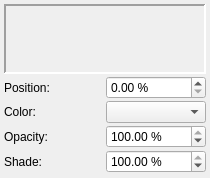
<?xml version="1.0" encoding="UTF-8"?>
<ui version="4.0">
 <class>GradientEditorBase</class>
 <widget class="QFrame" name="GradientEditorBase">
  <property name="geometry">
   <rect>
    <x>0</x>
    <y>0</y>
    <width>210</width>
    <height>178</height>
   </rect>
  </property>
  <property name="windowTitle">
   <string notr="true">Frame</string>
  </property>
  <property name="frameShape">
   <enum>QFrame::NoFrame</enum>
  </property>
  <property name="frameShadow">
   <enum>QFrame::Plain</enum>
  </property>
  <layout class="QGridLayout" name="gridLayout">
   <property name="leftMargin">
    <number>4</number>
   </property>
   <property name="topMargin">
    <number>4</number>
   </property>
   <property name="rightMargin">
    <number>4</number>
   </property>
   <property name="bottomMargin">
    <number>4</number>
   </property>
   <property name="spacing">
    <number>2</number>
   </property>
   <item row="0" column="0" colspan="2">
    <widget class="GradientPreview" name="Preview">
     <property name="sizePolicy">
      <sizepolicy hsizetype="Preferred" vsizetype="Fixed">
       <horstretch>0</horstretch>
       <verstretch>0</verstretch>
      </sizepolicy>
     </property>
     <property name="minimumSize">
      <size>
       <width>200</width>
       <height>70</height>
      </size>
     </property>
     <property name="maximumSize">
      <size>
       <width>3000</width>
       <height>70</height>
      </size>
     </property>
     <property name="frameShape">
      <enum>QFrame::Panel</enum>
     </property>
     <property name="frameShadow">
      <enum>QFrame::Sunken</enum>
     </property>
     <property name="lineWidth">
      <number>2</number>
     </property>
    </widget>
   </item>
   <item row="1" column="0">
    <widget class="QLabel" name="stopPosLabel">
     <property name="text">
      <string>Position:</string>
     </property>
    </widget>
   </item>
   <item row="1" column="1">
    <widget class="ScrSpinBox" name="stopPos">
     <property name="suffix">
      <string> %</string>
     </property>
     <property name="maximum">
      <number>100</number>
     </property>
    </widget>
   </item>
   <item row="2" column="0">
    <widget class="QLabel" name="stopColorLabel">
     <property name="text">
      <string>Color:</string>
     </property>
    </widget>
   </item>
   <item row="2" column="1">
    <widget class="ColorCombo" name="stopColor"/>
   </item>
   <item row="3" column="0">
    <widget class="QLabel" name="stopOpacityLabel">
     <property name="text">
      <string>Opacity:</string>
     </property>
    </widget>
   </item>
   <item row="3" column="1">
    <widget class="ScrSpinBox" name="stopOpacity">
     <property name="suffix">
      <string> %</string>
     </property>
     <property name="maximum">
      <number>100</number>
     </property>
     <property name="singleStep">
      <number>10</number>
     </property>
     <property name="value">
      <number>100</number>
     </property>
    </widget>
   </item>
   <item row="4" column="0">
    <widget class="QLabel" name="stopShadeLabel">
     <property name="text">
      <string>Shade:</string>
     </property>
    </widget>
   </item>
   <item row="4" column="1">
    <widget class="ScrSpinBox" name="stopShade">
     <property name="suffix">
      <string> %</string>
     </property>
     <property name="maximum">
      <number>100</number>
     </property>
     <property name="singleStep">
      <number>10</number>
     </property>
     <property name="value">
      <number>100</number>
     </property>
    </widget>
   </item>
  </layout>
 </widget>
 <customwidgets>
  <customwidget>
   <class>ColorCombo</class>
   <extends>QComboBox</extends>
   <header>ui/colorcombo.h</header>
  </customwidget>
  <customwidget>
   <class>GradientPreview</class>
   <extends>QFrame</extends>
   <header>ui/gradientpreview.h</header>
   <container>1</container>
  </customwidget>
  <customwidget>
   <class>ScrSpinBox</class>
   <extends>QDoubleSpinBox</extends>
   <header location="global">ui/scrspinbox.h</header>
  </customwidget>
 </customwidgets>
 <resources/>
 <connections/>
</ui>
